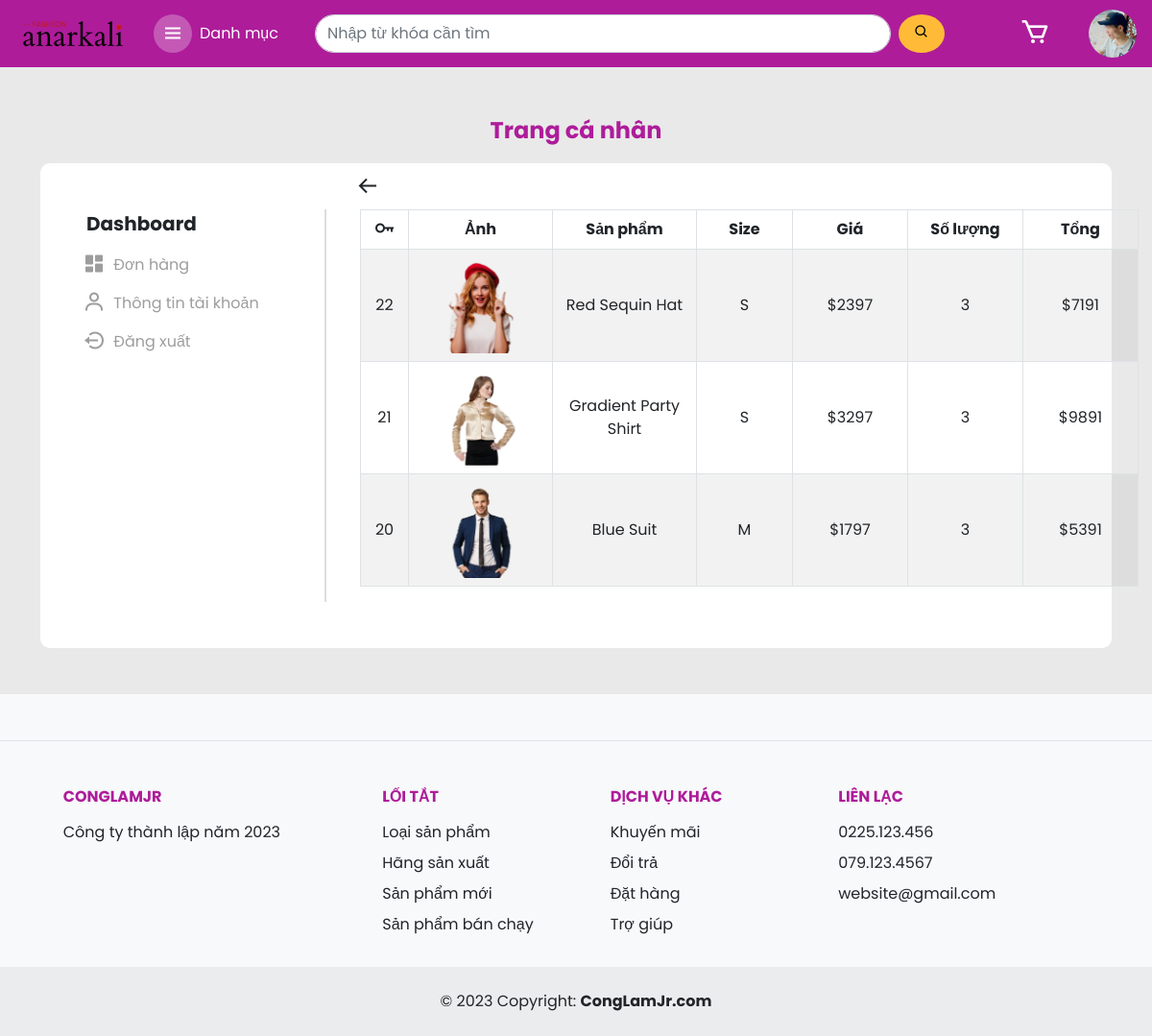
The page /trang_chu/xem_chi_tiet_don_hang.php?id=25 (signed in) on the database its author committed.
### tables this page shows
CREATE TABLE `nguoidung` (
  `TaiKhoan` varchar(64) NOT NULL,
  `MatKhau` varchar(64) NOT NULL,
  `Email` varchar(64) NOT NULL,
  `HinhAnh` varchar(68) NOT NULL,
  `Quyen` int(1) NOT NULL,
  `TrangThai` int(1) NOT NULL
);

CREATE TABLE `chitietgiohang` (
  `MaCTGH` int(64) NOT NULL,
  `MaGioHang` int(64) NOT NULL,
  `MaSanPham` int(64) NOT NULL,
  `MaKichThuoc` int(11) NOT NULL,
  `SoLuong` int(64) NOT NULL,
  `Gia` int(64) NOT NULL
);

CREATE TABLE `sanpham` (
  `MaSanPham` int(64) NOT NULL,
  `TenSanPham` varchar(64) NOT NULL,
  `HinhAnh` varchar(69) NOT NULL,
  `GiaGoc` int(64) NOT NULL,
  `GiaKhuyenMai` int(64) NOT NULL,
  `MoTa` varchar(2000) NOT NULL,
  `GioiTinh` varchar(3) NOT NULL,
  `MaKichThuoc` int(64) NOT NULL,
  `MaLoaiSanPham` int(64) NOT NULL,
  `MaHangSanXuat` int(64) NOT NULL,
  `TrangThai` int(1) NOT NULL
);

CREATE TABLE `kichthuoc` (
  `MaKichThuoc` int(64) NOT NULL,
  `KichThuoc` varchar(64) NOT NULL
);

### quan_tri/module/database.php (called while the page is built, shortened)
<?php
  function execute_query($sql, $params=NULL) {
    $server = 'localhost';
    $username = 'root';
    $password = '';
    $dbname = 'shopthoitrang';
    $conn = new PDO("mysql:host={$server};dbname={$dbname}", $username, $password);
    $stmt = $conn->prepare($sql);
    if (isset($params))
      foreach ($params as $key => $value)
        $stmt->bindValue($key,$value,PDO::PARAM_STR);
    $stmt->execute();
    return $stmt->fetchAll();
  }
?>

### trang_chu/xem_chi_tiet_don_hang.php (the view, shortened to what this page needs)
<!DOCTYPE html>
<html lang="en">
<head>
  <?php
    include 'module/head.php';
  ?>
  <link rel='stylesheet' href='style/profile.css'>
</head>
<body>
  <form action='xu_ly_tim_kiem.php' method='post' class='d-flex align-items-center justify-content-between header px-3'>
    <?php
      include 'module/header.php';
    ?>
  </form>
  <?php
    $param = array('MaGioHang' => $_GET['id']);
    $data = execute_query("SELECT * FROM giohang WHERE MaGioHang = :MaGioHang", $param);
    if(count($data) == 0){
      alert('Đơn hàng không tồn tại !');
      location('trang_ca_nhan.php');
      return;
    }
    else{
      $MaGioHang = $_GET['id'];
    }
  ?>
  <div class='body container-fluid'>
    <div class='container-md py-5'>
      <div class='title text-center fw-bold fs-4 mb-3' style='color: #ae1c9a;'>Trang cá nhân</div>
      <div class='content_container p-5 bg-white'>
        <div class='dashboard d-flex flex-column'>
          <div class='fw-bold fs-5 mb-2'>Dashboard</div>
          <a href='trang_ca_nhan.php' class='my-2 text-decoration-none'><i class='bx bxs-dashboard me-2'></i> Đơn hàng</a>
          <a href='thong_tin_tai_khoan.php' class='my-2 text-decoration-none'><i class='bx bx-user me-2'></i> Thông tin tài khoản</a>
          <a href='dang_nhap/xu_ly_dang_xuat.php' class='my-2 text-decoration-none'><i class='bx bx-log-out-circle me-2' ></i> Đăng xuất</a>
        </div>
        <div class='position-relative'>
          <?php
            $check = execute_query("SELECT TrangThai FROM giohang WHERE MaGioHang=:ma_gio_hang", array('ma_gio_hang' => $MaGioHang))[0][0];
            if($check == 0)
              echo "<a style='top: -35px;' href='don_hang_moi.php' class='position-absolute text-dark'><i class='bx bx-arrow-back' style='transform: scale(1.5);'></i></a>";
            else
              echo "<a style='top: -35px;' href='don_da_duyet.php' class='position-absolute text-dark'><i class='bx bx-arrow-back' style='transform: scale(1.5);'></i></a>";
          ?>
          <table class='table table-striped align-middle table-bordered'>
            <thead>
              <tr>
                <th class='text-center' style='width: 50px; min-width: 50px; transform: scale(1.5);'><i class='bx bx-key'></i></th>
                <th class='text-center' style='width: 150px; min-width: 150px;'>Ảnh</th>
                <th class='text-center' style='min-width: 150px;'>Sản phẩm</th>
                <th class='text-center' style='width: 100px; min-width: 100px;'>Size</th>
                <th class='text-center' style='width: 120px; min-width: 120px;'>Giá</th>
                <th class='text-center' style='width: 120px; min-width: 120px;'>Số lượng</th>
                <th class='text-center' style='width: 120px; min-width: 120px;'>Tổng</th>
              </tr>
            </thead>
            <tbody>
              <?php
                $sql = "SELECT MaCTGH,chitietgiohang.MaGioHang,chitietgiohang.MaSanPham,chitietgiohang.SoLuong,chitietgiohang.Gia,sanpham.TenSanPham,sanpham.GiaKhuyenMai,sanpham.MaKichThuoc,kichthuoc.KichThuoc,sanpham.HinhAnh FROM chitietgiohang INNER JOIN giohang ON giohang.MaGioHang = chitietgiohang.MaGioHang
                INNER JOIN sanpham ON sanpham.MaSanPham = chitietgiohang.MaSanPham
                INNER JOIN kichthuoc ON sanpham.MaKichThuoc = kichthuoc.MaKichThuoc
                INNER JOIN sanphamkichthuoc ON sanphamkichthuoc.MaSanPham = sanpham.MaSanPham
                WHERE chitietgiohang.MaGioHang={$MaGioHang} ORDER BY MaCTGH DESC";
                $chitietgiohangs = execute_query($sql);
                foreach($chitietgiohangs as $chitietgiohang){
                  $tong = $chitietgiohang['Gia'] * $chitietgiohang['SoLuong'];
                  echo "<tr>
                    <td class='text-center'>{$chitietgiohang['MaCTGH']}</td>
                    <td class='text-center'><img src='../data/san_pham/{$chitietgiohang['HinhAnh']}' style='width: 100%; height: 100px; object-fit: contain'></td>
                    <td class='text-center'>{$chitietgiohang['TenSanPham']}</td>
                    <td class='text-center'>{$chitietgiohang['KichThuoc']}</td>
                    <td class='text-center'>"."$"."{$chitietgiohang['Gia']}</td>
                    <td class='text-center'>{$chitietgiohang['SoLuong']}</td>
                    <td class='text-center'>"."$"."{$tong}</td>
                  </tr>";
                }
              ?>
            </tbody>
          </table>
        </div>
      </div>
    </div>
  </div>
  <div class='footer'>
    <?php
      include 'module/footer.php';
    ?>
  </div>
</body>
</html>

### trang_chu/module/header.php (shortened to what this page needs)
<div class='d-flex'>
  <img class='logo' src="../img/logo2.avif">
  <button type='button' class='d-flex align-items-center ms-4 category_button'>
    <div class='d-flex align-items-center category_icon_container p-2'><i class='bx bx-menu text-white fs-4 category_icon'></i></div>
    <div class='fs-6 text-white ps-2'>Danh mục
    </div>
  </button>
</div>
<div class='search_container d-flex'>
  <input required='true' type="text" name='tu_khoa' class='form-control input_search' placeholder='Nhập từ khóa cần tìm'>
  <button type='submit' class='px-3 py-2 button_search ms-2'><i class='bx bx-search' ></i></button>
</div>
<?php
  $hinh_anh = execute_query('SELECT HinhAnh FROM nguoidung WHERE TaiKhoan=:tai_khoan', array('tai_khoan' => $_SESSION['TenTaiKhoan']))[0][0];
?>
<div class='d-flex justify-content-center align-items-center'>
  <a href='gio_hang.php' class='text-decoration-none cart_container position-relative'>
    <i style='transform: scale(2.0);' class='bx bx-cart text-white mx-5'></i>
  </a>
  <a href="trang_ca_nhan.php"><button type='button' class='button_user'><img class='user_img' src='../data/nguoi_dung/<?php echo $hinh_anh; ?>'></button></a>
</div>

### trang_chu/style/header.css (style rules this page uses)
* { padding: 0; margin: 0; box-sizing: border-box; font-family: 'Poppins', sans-serif; }
.header { height: 70px; background-color: #ae1c9a; left: 0; right: 0; }
.header .logo { width: 120px; }
.header .category_button { background-color: unset; border: none; position: relative; }
.header .category_icon_container { background-color: rgba(255, 255, 255, 0.27); border-radius: 50%; }
.header .search_container .input_search { width: 600px; border-radius: 20px; }
.header .search_container .button_search { border: none; border-radius: 50%; background-color: #ffbb38; }
.header .user_img { object-fit: cover; width: 50px; border-radius: 50%; height: 50px; }
.button_cart, .button_user { border: none; background-color: unset; }

### trang_chu/style/body.css (style rules this page uses)
* { padding: 0; margin: 0; box-sizing: border-box; font-family: 'Poppins', sans-serif; }

### trang_chu/style/profile.css (style rules this page uses)
.body { background-color: #e9e9e9; }
.content_container { border-radius: 10px; display: grid; grid-template-columns: 250px 1fr; column-gap: 35px; }
.dashboard { border-right: 2px solid rgb(221, 221, 221); }
.dashboard i { transform: scale(1.5); }
.dashboard a { color: rgb(157, 157, 157); }

### rows shown on the page
nguoidung: HinhAnh (picture)
chitietgiohang: MaCTGH "22", sanpham.HinhAnh (picture), sanpham.TenSanPham "Red Sequin Hat", kichthuoc.KichThuoc "S", Gia "2397", SoLuong "3", tong "7191"
chitietgiohang: MaCTGH "21", sanpham.HinhAnh (picture), sanpham.TenSanPham "Gradient Party Shirt", kichthuoc.KichThuoc "S", Gia "3297", SoLuong "3", tong "9891"
chitietgiohang: MaCTGH "20", sanpham.HinhAnh (picture), sanpham.TenSanPham "Blue Suit", kichthuoc.KichThuoc "M", Gia "1797", SoLuong "3", tong "5391"
